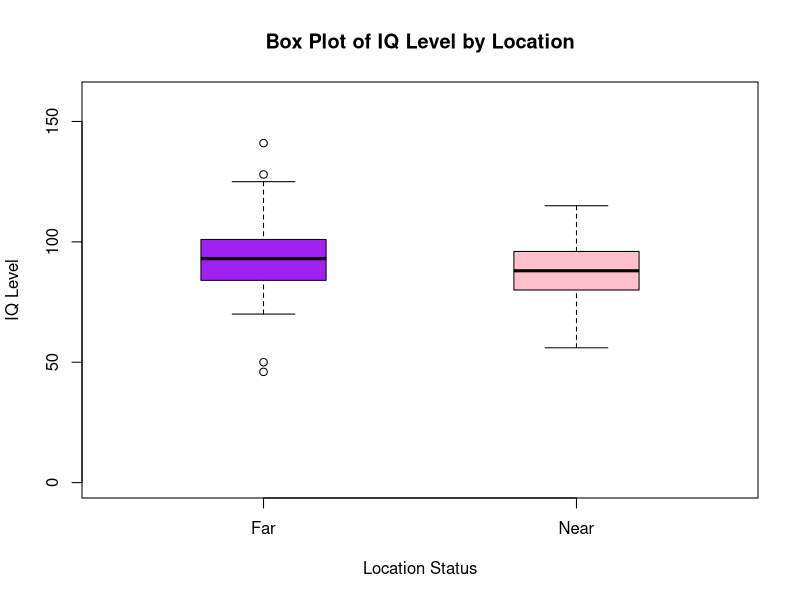

Source code (R):
#read in data
lead_dat <- read.csv("DataRaw/lead-iq-01.csv")
#Create boxplot
boxplot(IQ ~ Smelter, data = lead_dat,
        xlab = "Location Status", ylab = "IQ Level",
        main = "Box Plot of IQ Level by Location",
        col = c("Purple", "Pink"), 
        names = c("Far", "Near"), 
        outline = TRUE,
        boxwex = 0.4,  # Adjust box width
        at = c(1, 2),   # Set positions for "Far" and "Near"
        ylim = c(0, 160))
library(knitr)
?kable

# Calculate statistics for the 'Far' and 'Near' smelter groups
mean_far <- round(mean(lead_dat$IQ[lead_dat$Smelter == "Far"]),2)
mean_near <- round(mean(lead_dat$IQ[lead_dat$Smelter == "Near"]),2)
sd_far <- round(sd(lead_dat$IQ[lead_dat$Smelter == "Far"]),2)
sd_near <- round(sd(lead_dat$IQ[lead_dat$Smelter == "Near"]),2)
sample_size_far <- round(sum(lead_dat$Smelter == "Far"),2)
sample_size_near <- round(sum(lead_dat$Smelter == "Near"),2)

# Create a data frame for the statistics
tab <- data.frame(
  Smelter = c("Far", "Near"),
  SampleSize = c(sample_size_far, sample_size_near),
  Mean = c(mean_far, mean_near),
  SD = c(sd_far, sd_near)
)

#Create table

kable(tab, align ='lcrr', format = 'simple', col.names = c("Smelter","Sample Size", "Mean IQ", "Standard Deviation"),caption ="Summary Statistics by Smelter Location Status")
